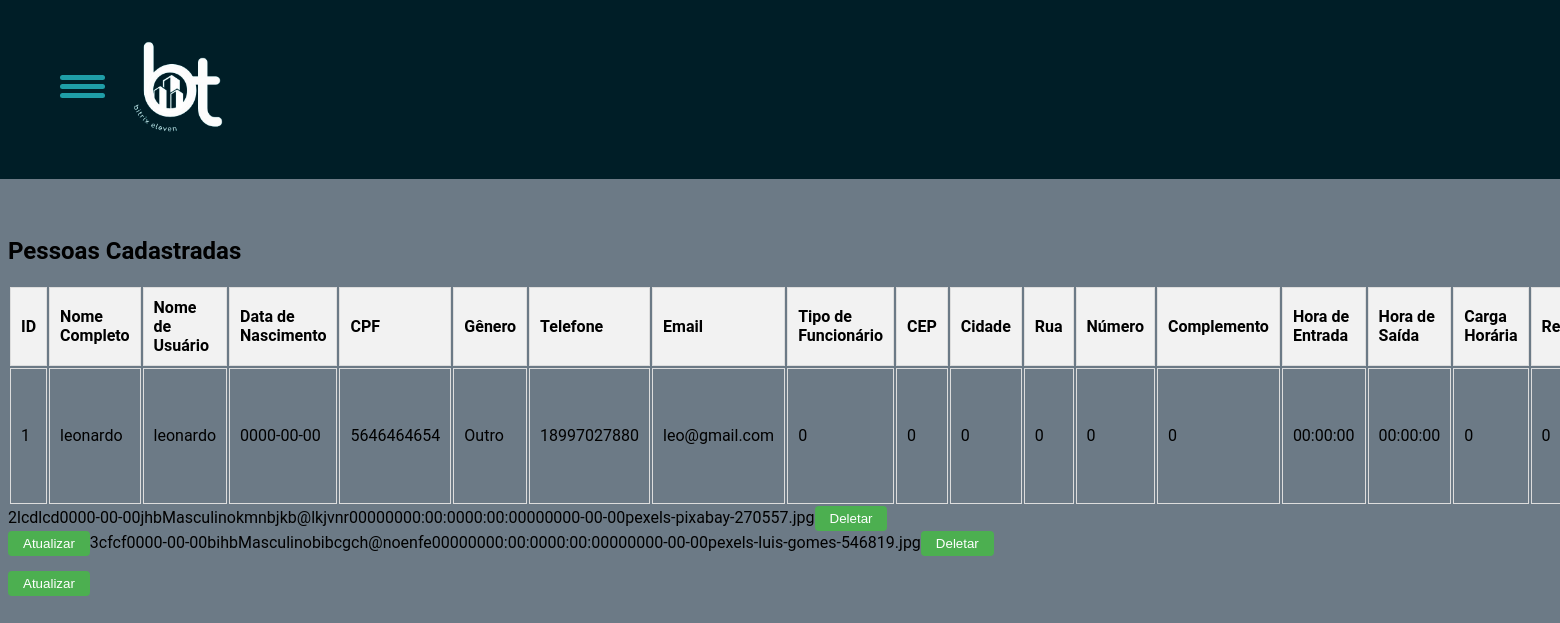
The app's page /GB/php/gestaorh.php, older data.
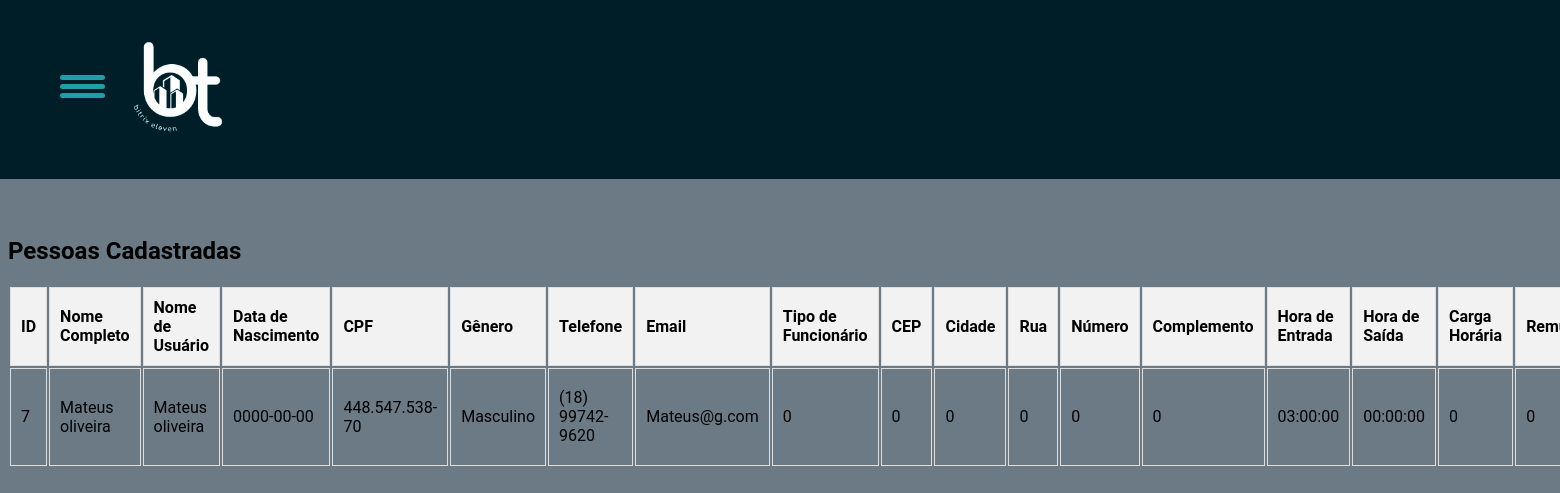
The same page, newer data.
### tables this page shows
CREATE TABLE `usuarios` (
  `id_user` int(11) NOT NULL,
  `nome_completo` varchar(255) NOT NULL,
  `nome_usuario` varchar(255) NOT NULL,
  `datadenascimento` date DEFAULT NULL,
  `cpf` varchar(255) NOT NULL,
  `genero` varchar(255) NOT NULL,
  `phone` varchar(255) NOT NULL,
  `email` varchar(255) NOT NULL,
  `senha` varchar(255) NOT NULL,
  `tipo_funcionario` varchar(255) NOT NULL,
  `cep` varchar(255) DEFAULT NULL,
  `cidade` varchar(255) DEFAULT NULL,
  `rua` varchar(255) DEFAULT NULL,
  `numero` varchar(255) DEFAULT NULL,
  `complemento` varchar(255) DEFAULT NULL,
  `hora_entrada` time DEFAULT NULL,
  `hora_saida` time DEFAULT NULL,
  `carga_horaria` int(11) DEFAULT NULL,
  `remuneracao` varchar(255) DEFAULT NULL,
  `data_contratacao` date DEFAULT NULL,
  `foto_perfil` varchar(255) DEFAULT NULL
);

### GB/php/gestaorh.php (the view, shortened to what this page needs)
<?php
include_once('../config/config.php');
$sql_code = $pdo->prepare("SELECT * FROM usuarios");
$sql_code->execute();
$pessoas = $sql_code->fetchAll(PDO::FETCH_ASSOC);
?>
<!DOCTYPE html>
<html lang="en">
<head>
  <link rel="stylesheet" href="../Css/gestaorh.css">
</head>
<body>
  <div class="comeco">
    <img class="logo" src="../Img/bitrix-removebg-preview.png" width="300px">
    <div id="menu">
      <div id="menu-bar" onclick="menuOnClick()">
        <div id="bar1" class="bar"></div>
        <div id="bar2" class="bar"></div>
        <div id="bar3" class="bar"></div>
      </div>
    </div>
    </div>
<br><br><br><br><br><br><br><br><br><br><br>
      <?php
      echo "<h2>Pessoas Cadastradas</h2>";
      echo "<table>";
      echo "<tr><th>ID</th><th>Nome Completo</th><th>Nome de Usuário</th><th>Data de Nascimento</th><th>CPF</th><th>Gênero</th><th>Telefone</th><th>Email</th><th>Tipo de Funcionário</th><th>CEP</th><th>Cidade</th><th>Rua</th><th>Número</th><th>Complemento</th><th>Hora de Entrada</th><th>Hora de Saída</th><th>Carga Horária</th><th>Remuneração</th><th>Data de Contratação</th><th>Foto de Perfil</th><th>Deletar</th><th>Atualizar</th></tr>";
      foreach ($pessoas as $pessoa) {
        echo "<tr>";
        echo "<td>" . $pessoa['id_user'] . "</td>";
        echo "<td>" . $pessoa['nome_completo'] . "</td>";
        echo "<td>" . $pessoa['nome_usuario'] . "</td>";
        echo "<td>" . $pessoa['datadenascimento'] . "</td>";
        echo "<td>" . $pessoa['cpf'] . "</td>";
        echo "<td>" . $pessoa['genero'] . "</td>";
        echo "<td>" . $pessoa['phone'] . "</td>";
        echo "<td>" . $pessoa['email'] . "</td>";
        echo "<td>" . $pessoa['tipo_funcionario'] . "</td>";
        echo "<td>" . $pessoa['cep'] . "</td>";
        echo "<td>" . $pessoa['cidade'] . "</td>";
        echo "<td>" . $pessoa['rua'] . "</td>";
        echo "<td>" . $pessoa['numero'] . "</td>";
        echo "<td>" . $pessoa['complemento'] . "</td>";
        echo "<td>" . $pessoa['hora_entrada'] . "</td>";
        echo "<td>" . $pessoa['hora_saida'] . "</td>";
        echo "<td>" . $pessoa['carga_horaria'] . "</td>";
        echo "<td>" . $pessoa['remuneracao'] . "</td>";
        echo "<td>" . $pessoa['data_contratacao'] . "</td>";
        echo "<td>" . $pessoa['foto_perfil'] . "</td>";
        echo "<td>";
        echo "<form method='post' action='deletar_usuario.php'>";
        echo "<button type='submit'>Deletar</button>";
        echo "</form>";
        echo "<td>";
        echo "<form method='post' action='atualizar_usuario.php'>";
        echo "<button type='submit'>Atualizar</button>";
        echo "</td>";
        echo "</td>";
        echo "</tr>";
        echo "</table>";
      }
      ?>
</body>
</html>

### GB/Css/gestaorh.css (style rules this page uses)
body { font-family: 'Roboto', sans-serif; background-color: #6C7A86 ; }
#menu { z-index: 2; }
table th, table td { border: 1px solid #ddd; padding: 10px; text-align: left; }
table th { background-color: #f2f2f2; }
#menu-bar { width: 45px; height: 40px; margin: 80px 0 40px 60px; cursor: pointer; }
.bar { height: 5px; width: 100%; background-color: #1F9EA7; display: block; border-radius: 5px; transition: 0.3s ease; }
#bar1 { transform: translateY(-4px); }
#bar3 { transform: translateY(4px); }
.menu-bg, #menu { top: 0; left: 0; position: absolute; }
.comeco { background-color: #001e27; width: 100%; height: 180px; margin-left: -8px; margin-top: -9px; position: absolute; }
.logo { position: absolute; top: -22%; width: 160px; top: 12px; left: 100px; }
button { background-color: #4CAF50; color: white; padding: 5px 15px; border: none; border-radius: 4px; cursor: pointer; }
form { margin-bottom: 15px; }

Row changes from the older to the newer data that the page shows:
removed usuarios: id_user "1", nome_completo "leonardo", nome_usuario "leonardo", datadenascimento "0000-00-00", cpf "5646464654", genero "Outro", phone "18997027880", email "leo@gmail.com", tipo_funcionario "0", cep "0", cidade "0", rua "0", numero "0", complemento "0", hora_entrada "00:00:00", hora_saida "00:00:00", carga_horaria "0", remuneracao "0"
removed usuarios: id_user "2", nome_completo "lcd", nome_usuario "lcd", datadenascimento "0000-00-00", cpf "jhb", genero "Masculino", phone "kmnb", email "jkb@lkjvnr", tipo_funcionario "0", cep "0", cidade "0", rua "0", numero "0", complemento "0", hora_entrada "00:00:00", hora_saida "00:00:00", carga_horaria "0", remuneracao "0", data_contratacao "0000-00-00", foto_perfil "pexels-pixabay-270557.jpg"
removed usuarios: id_user "3", nome_completo "cf", nome_usuario "cf", datadenascimento "0000-00-00", cpf "bihb", genero "Masculino", phone "bib", email "cgch@noenfe", tipo_funcionario "0", cep "0", cidade "0", rua "0", numero "0", complemento "0", hora_entrada "00:00:00", hora_saida "00:00:00", carga_horaria "0", remuneracao "0", data_contratacao "0000-00-00", foto_perfil "pexels-luis-gomes-546819.jpg"
added usuarios: id_user "7", nome_completo "Mateus oliveira", nome_usuario "Mateus oliveira", datadenascimento "0000-00-00", cpf "448.547.538-70", genero "Masculino", phone "(18) 99742-9620", email "Mateus@g.com", tipo_funcionario "0", cep "0", cidade "0", rua "0", numero "0", complemento "0", hora_entrada "03:00:00", hora_saida "00:00:00", carga_horaria "0", remuneracao "0"
